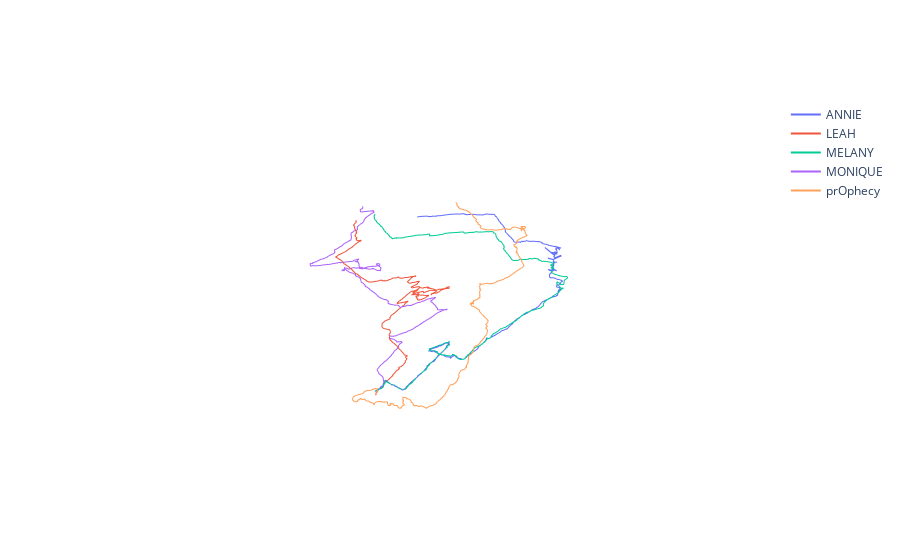

The notebook cell this image was saved under:
### Code cell
import plotly.graph_objects as go
import pandas as pd
import plotly.io as pio

data = pd.read_csv('March 27 2022 Datasets - Sheet1 - Copy.csv') # I used 2927 rows not the whole dataset to make it consistent

fig = go.Figure()

for i in range(0, data.shape[1], 2):
    fig.add_trace(go.Scatter3d(
        x=data.iloc[:, i+1],
        y=data.iloc[:, i],
        z=data.index,
        mode='lines',
        name=data.columns[i].split(' ')[0]
    )) 
fig.update_layout(scene=dict(
    xaxis=dict(showgrid=False, zeroline=False, showticklabels=False, ticks='', showbackground=False, title_text=''),
    yaxis=dict(showgrid=False, zeroline=False, showticklabels=False, ticks='', showbackground=False, title_text=''),
    zaxis=dict(showgrid=False, zeroline=False, showticklabels=False, ticks='', showbackground=False, title_text=''),
))

fig.show()
fig.write_image("plot.svg")
fig.write_html("plot.html")

### Figure 1 — Plotly figure (JSON) as saved in the notebook; plotly's stock layout.template omitted (floating-point values rounded to 4 significant figures; data arrays with more than 128 entries replaced by an {"elided": "..."} marker saying what was removed)
{"data": [{"mode": "lines", "name": "ANNIE", "type": "scatter3d", "x": {"elided": "2926 float values"}, "y": {"elided": "2926 float values"}, "z": {"elided": "2926 int values"}}, {"mode": "lines", "name": "LEAH", "type": "scatter3d", "x": {"elided": "2926 float values"}, "y": {"elided": "2926 float values"}, "z": {"elided": "2926 int values"}}, {"mode": "lines", "name": "MELANY", "type": "scatter3d", "x": {"elided": "2926 float values"}, "y": {"elided": "2926 float values"}, "z": {"elided": "2926 int values"}}, {"mode": "lines", "name": "MONIQUE", "type": "scatter3d", "x": {"elided": "2926 float values"}, "y": {"elided": "2926 float values"}, "z": {"elided": "2926 int values"}}, {"mode": "lines", "name": "prOphecy", "type": "scatter3d", "x": {"elided": "2926 float values"}, "y": {"elided": "2926 float values"}, "z": {"elided": "2926 int values"}}], "layout": {"scene": {"xaxis": {"showbackground": false, "showgrid": false, "showticklabels": false, "ticks": "", "title": {"text": ""}, "zeroline": false}, "yaxis": {"showbackground": false, "showgrid": false, "showticklabels": false, "ticks": "", "title": {"text": ""}, "zeroline": false}, "zaxis": {"showbackground": false, "showgrid": false, "showticklabels": false, "ticks": "", "title": {"text": ""}, "zeroline": false}}}}
